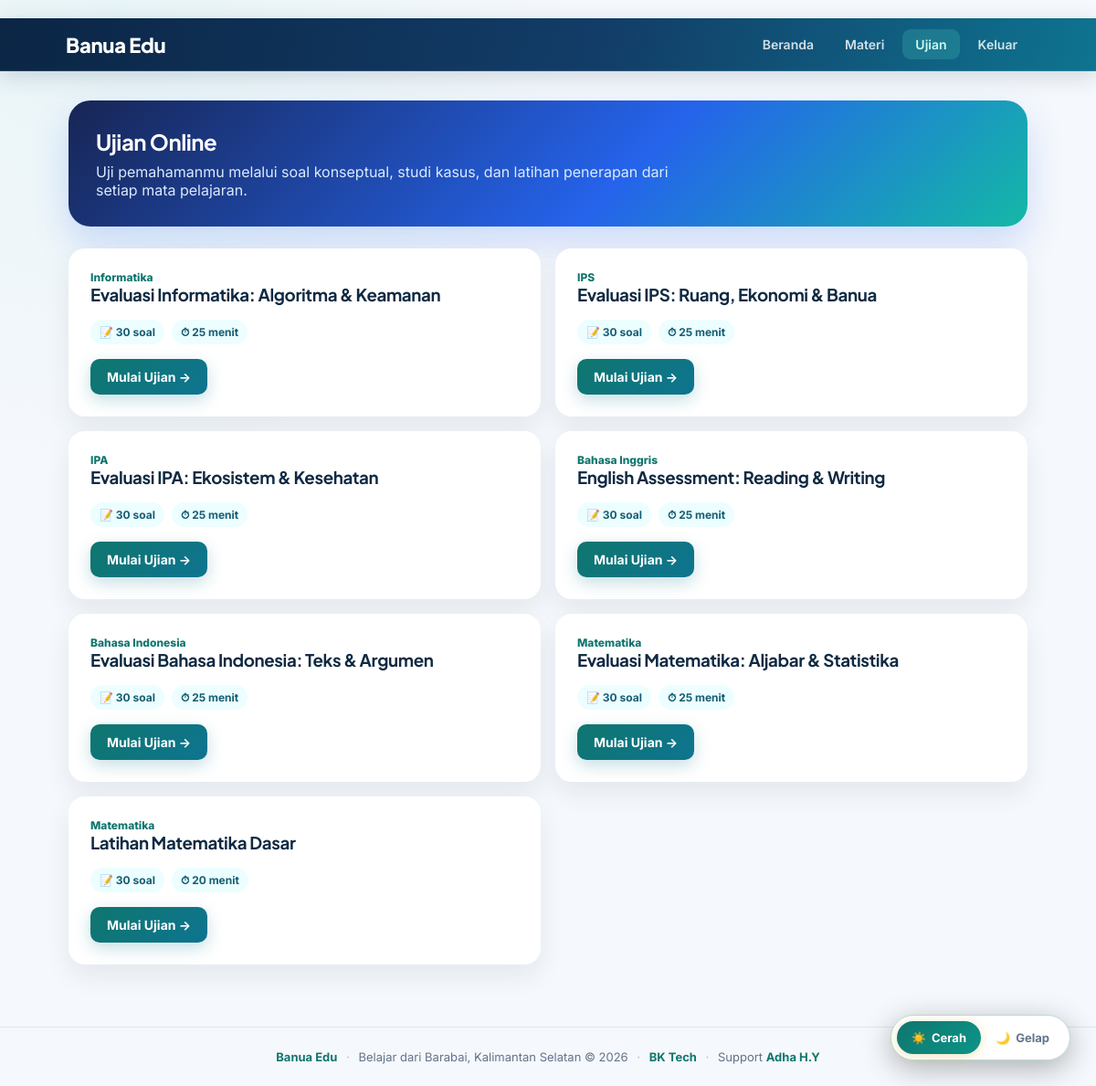
Page /ujian/ (signed in) on the committed database.
### app/models.py (models this page shows)
class Quiz(db.Model):
    id = db.Column(db.Integer, primary_key=True)
    subject_id = db.Column(db.Integer, db.ForeignKey("subject.id"), nullable=False)
    judul = db.Column(db.String(180), nullable=False)
    durasi_menit = db.Column(db.Integer, default=30)
    aktif = db.Column(db.Boolean, default=True)
    questions = db.relationship("Question", backref="quiz", lazy=True, cascade="all, delete-orphan")

class Subject(db.Model):
    id = db.Column(db.Integer, primary_key=True)
    nama = db.Column(db.String(120), nullable=False)
    jenjang = db.Column(db.String(50), default="SD • SMP • SMA")
    deskripsi = db.Column(db.Text, default="")
    aktif = db.Column(db.Boolean, default=True)
    materials = db.relationship("Material", backref="subject", lazy=True, cascade="all, delete-orphan")
    quizzes = db.relationship("Quiz", backref="subject", lazy=True, cascade="all, delete-orphan")

### app/ujian/routes.py (the view)
@ujian_bp.get("/")
@login_required
def index():
    quizzes = (
        Quiz.query
        .filter_by(aktif=True)
        .order_by(Quiz.id.desc())
        .all()
    )
    return render_template(
        "ujian/index.html",
        quizzes=quizzes
    )

### app/models.py (called while the page is built)
@login_manager.user_loader
def load_user(user_id):
    return db.session.get(User, int(user_id))

### app/templates/ujian/index.html (shortened to what this page needs)
﻿{% extends "base.html" %}
{% block content %}
<div class="exam-page">
    <section class="exam-hero">
        <h1>Ujian Online</h1>
        <p>Uji pemahamanmu melalui soal konseptual, studi kasus, dan latihan penerapan dari setiap mata pelajaran.</p>
    </section>
    <div class="exam-grid">
    {% for quiz in quizzes %}
    <div class="card exam-card">
        <div class="exam-subject">{{ quiz.subject.nama if quiz.subject else 'Banua Edu' }}</div>
        <h3>{{ quiz.judul }}</h3>
        <div class="exam-meta">
            <span>📝 {{ quiz.questions|length }} soal</span>
            <span>⏱ {{ quiz.durasi_menit }} menit</span>
        </div>
        <a class="btn btn-primary" href="{{ url_for('ujian.take', quiz_id=quiz.id) }}">Mulai Ujian →</a>
    </div>
    {% else %}
    <div class="card"><p>Belum ada ujian yang tersedia.</p></div>
    {% endfor %}
    </div>
</div>
{% endblock %}

### app/templates/base.html (style rules this page uses)
* { box-sizing: border-box; }
html[data-theme="light"] { --bg: #f5f8fc; --bg-card: #ffffff; --bg-nav: linear-gradient(105deg, #0b2545 0%, #123d68 55%, #0e7490 100%); --text: #334155; --text-h: #102a43; --text-muted: #64748b; --accent: #0f766e; --accent-dark: #0d9488; --accent-hover: #14b8a6; --accent-text: #ffffff; --border: #dce7f0; --input-bg: #fff; --input-border: #cbd9e6; --flash-bg: #ecfeff; --flash-text: #155e75; --toggle-bg: #fff; --toggle-border: #b9d9d6; --nav-link: rgba(255,255,255,0.9); }
body { margin: 0; font-family: 'Inter', system-ui, -apple-system, BlinkMacSystemFont, sans-serif; background: radial-gradient(circle at 10% 0%, rgba(20, 184, 166, .06), transparent 32%), var(--bg); color: var(--text); -webkit-font-smoothing: antialiased; min-height: 100vh; transition: background 0.3s ease, color 0.3s ease; }
.card { background: var(--bg-card); border: 1px solid var(--border); border-radius: 18px; padding: 24px; margin-bottom: 20px; box-shadow: 0 12px 28px rgba(25, 55, 80, 0.08); }
h1, h2, h3 { margin-top: 0; color: var(--text-h); font-family: 'Plus Jakarta Sans', sans-serif; letter-spacing: -.02em; }
.btn { display: inline-block; padding: 11px 18px; border-radius: 10px; text-decoration: none; border: 0; cursor: pointer; font-weight: 700; font-size: 14px; font-family: inherit; transition: all 0.2s ease; }
.btn-primary { background: linear-gradient(135deg, #0f766e, #0e7490); color: #fff; box-shadow: 0 6px 18px rgba(14, 116, 144, 0.24); }
a { color: #0f766e; }

### app/templates/ujian/index.html (style rules this page uses)
.exam-page { max-width: 1050px; margin: 0 auto; }
.exam-hero { padding: 30px; margin-bottom: 24px; border-radius: 24px; color: #fff; background: linear-gradient(135deg, #172554, #2563eb 58%, #14b8a6); box-shadow: 0 18px 40px rgba(37, 99, 235, .2); }
.exam-hero h1 { margin: 0 0 8px; color: #fff; }
.exam-hero p { margin: 0; color: #dbeafe; max-width: 650px; }
.exam-grid { display: grid; grid-template-columns: repeat(2, 1fr); gap: 16px; }
.exam-card { margin: 0; border: 1px solid var(--border-card); }
.exam-card h3 { margin-bottom: 8px; }
.exam-subject { color: #0f766e; font-size: 12px; font-weight: 800; }
.exam-meta { display: flex; flex-wrap: wrap; gap: 8px; margin: 16px 0; }
.exam-meta span { padding: 6px 10px; border-radius: 999px; background: #ecfeff; color: #155e75; font-size: 12px; font-weight: 700; }

### rows in the picture
Quiz: subject "Informatika", judul "Evaluasi Informatika: Algoritma & Keamanan", questions|length "30", durasi_menit "25"
Quiz: subject "IPS", judul "Evaluasi IPS: Ruang, Ekonomi & Banua", questions|length "30", durasi_menit "25"
Quiz: subject "IPA", judul "Evaluasi IPA: Ekosistem & Kesehatan", questions|length "30", durasi_menit "25"
Quiz: subject "Bahasa Inggris", judul "English Assessment: Reading & Writing", questions|length "30", durasi_menit "25"
Quiz: subject "Bahasa Indonesia", judul "Evaluasi Bahasa Indonesia: Teks & Argumen", questions|length "30", durasi_menit "25"
Quiz: subject "Matematika", judul "Evaluasi Matematika: Aljabar & Statistika", questions|length "30", durasi_menit "25"
Quiz: subject "Matematika", judul "Latihan Matematika Dasar", questions|length "30", durasi_menit "20"
